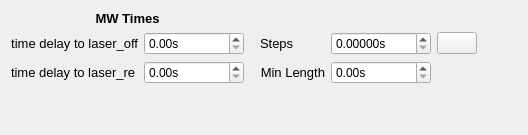
         <widget class="QWidget" name="delaysweep_ref">
          <attribute name="title">
           <string>rabi</string>
          </attribute>
          <layout class="QGridLayout" name="gridLayout_13">
           <item row="0" column="0">
            <layout class="QGridLayout" name="gridLayout_12">
             <item row="1" column="0">
              <widget class="QLabel" name="label_41">
               <property name="font">
                <font>
                 <pointsize>10</pointsize>
                </font>
               </property>
               <property name="text">
                <string>time delay to laser_off</string>
               </property>
               <property name="alignment">
                <set>Qt::AlignRight|Qt::AlignTrailing|Qt::AlignVCenter</set>
               </property>
              </widget>
             </item>
             <item row="1" column="1">
              <widget class="ScienDSpinBox" name="mw_start_distance_rabi">
               <property name="sizePolicy">
                <sizepolicy hsizetype="Minimum" vsizetype="Fixed">
                 <horstretch>0</horstretch>
                 <verstretch>0</verstretch>
                </sizepolicy>
               </property>
               <property name="minimumSize">
                <size>
                 <width>100</width>
                 <height>0</height>
                </size>
               </property>
               <property name="suffix">
                <string>s</string>
               </property>
               <property name="decimals">
                <number>2</number>
               </property>
               <property name="maximum">
                <double>1.000000000000000</double>
               </property>
               <property name="singleStep">
                <double>0.000001000000000</double>
               </property>
               <property name="value">
                <double>0.000000000000000</double>
               </property>
              </widget>
             </item>
             <item row="1" column="3">
              <widget class="QLabel" name="label_44">
               <property name="font">
                <font>
                 <pointsize>10</pointsize>
                </font>
               </property>
               <property name="text">
                <string>Steps</string>
               </property>
               <property name="alignment">
                <set>Qt::AlignLeading|Qt::AlignLeft|Qt::AlignVCenter</set>
               </property>
              </widget>
             </item>
             <item row="2" column="1">
              <widget class="ScienDSpinBox" name="mw_stop_distance_rabi">
               <property name="suffix">
                <string>s</string>
               </property>
               <property name="decimals">
                <number>2</number>
               </property>
               <property name="maximum">
                <double>1.000000000000000</double>
               </property>
               <property name="singleStep">
                <double>0.000001000000000</double>
               </property>
               <property name="value">
                <double>0.000000000000000</double>
               </property>
              </widget>
             </item>
             <item row="2" column="4">
              <widget class="ScienDSpinBox" name="mw_min_len_rabi">
               <property name="suffix">
                <string>s</string>
               </property>
               <property name="decimals">
                <number>2</number>
               </property>
               <property name="maximum">
                <double>1.000000000000000</double>
               </property>
               <property name="singleStep">
                <double>0.000001000000000</double>
               </property>
              </widget>
             </item>
             <item row="0" column="0" colspan="2">
              <widget class="QLabel" name="label_43">
               <property name="font">
                <font>
                 <pointsize>10</pointsize>
                 <weight>75</weight>
                 <bold>true</bold>
                </font>
               </property>
               <property name="text">
                <string>MW Times</string>
               </property>
               <property name="alignment">
                <set>Qt::AlignCenter</set>
               </property>
              </widget>
             </item>
             <item row="1" column="2">
              <spacer name="horizontalSpacer_6">
               <property name="orientation">
                <enum>Qt::Horizontal</enum>
               </property>
               <property name="sizeType">
                <enum>QSizePolicy::Minimum</enum>
               </property>
               <property name="sizeHint" stdset="0">
                <size>
                 <width>10</width>
                 <height>20</height>
                </size>
               </property>
              </spacer>
             </item>
             <item row="1" column="6">
              <spacer name="horizontalSpacer_8">
               <property name="orientation">
                <enum>Qt::Horizontal</enum>
               </property>
               <property name="sizeHint" stdset="0">
                <size>
                 <width>40</width>
                 <height>20</height>
                </size>
               </property>
              </spacer>
             </item>
             <item row="1" column="4">
              <widget class="ScienDSpinBox" name="mw_steps_rabi">
               <property name="sizePolicy">
                <sizepolicy hsizetype="Minimum" vsizetype="Fixed">
                 <horstretch>0</horstretch>
                 <verstretch>0</verstretch>
                </sizepolicy>
               </property>
               <property name="minimumSize">
                <size>
                 <width>100</width>
                 <height>0</height>
                </size>
               </property>
               <property name="suffix">
                <string>s</string>
               </property>
               <property name="decimals">
                <number>5</number>
               </property>
               <property name="maximum">
                <double>1.000000000000000</double>
               </property>
               <property name="singleStep">
                <double>0.000001000000000</double>
               </property>
               <property name="value">
                <double>0.000000000000000</double>
               </property>
              </widget>
             </item>
             <item row="2" column="3">
              <widget class="QLabel" name="label_42">
               <property name="font">
                <font>
                 <pointsize>10</pointsize>
                </font>
               </property>
               <property name="text">
                <string>Min Length</string>
               </property>
               <property name="alignment">
                <set>Qt::AlignRight|Qt::AlignTrailing|Qt::AlignVCenter</set>
               </property>
              </widget>
             </item>
             <item row="1" column="5">
              <widget class="QPushButton" name="update_rabi_steps">
               <property name="text">
                <string/>
               </property>
               <property name="icon">
                <iconset>
                 <normaloff>../../artwork/icons/oxygen/22x22/view-refresh.png</normaloff>../../artwork/icons/oxygen/22x22/view-refresh.png</iconset>
               </property>
               <property name="checkable">
                <bool>true</bool>
               </property>
              </widget>
             </item>
             <item row="2" column="0">
              <widget class="QLabel" name="label_37">
               <property name="font">
                <font>
                 <pointsize>10</pointsize>
                </font>
               </property>
               <property name="text">
                <string>time delay to laser_re</string>
               </property>
               <property name="alignment">
                <set>Qt::AlignLeading|Qt::AlignLeft|Qt::AlignVCenter</set>
               </property>
              </widget>
             </item>
             <item row="3" column="0">
              <spacer name="verticalSpacer_8">
               <property name="orientation">
                <enum>Qt::Vertical</enum>
               </property>
               <property name="sizeHint" stdset="0">
                <size>
                 <width>20</width>
                 <height>40</height>
                </size>
               </property>
              </spacer>
             </item>
            </layout>
           </item>
          </layout>
         </widget>
